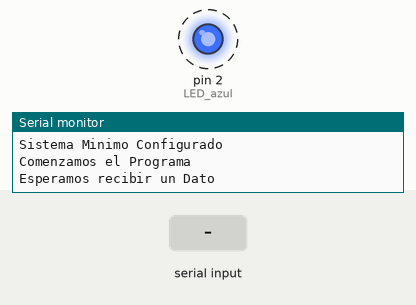
Recording of a sketch running on a simulated Arduino Uno, built with avr-gcc and run on an emulated ATmega328P. On the bench: output pins drawn as LEDs (lit = HIGH), the last lines printed to the serial monitor. Dashed ring = blinking. Inputs (shaded band) come from the test bench.

Above: at 2.6 s.
At 18.0 s:
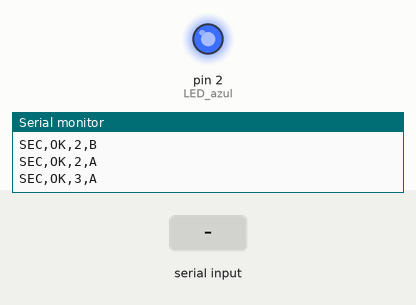
18.1 s: "D4\n" received over Serial
40.1 s: "1\n" received over Serial
58.5 s: "90,45\n" received over Serial
Timing chart, 0 to 61.5 s (numbered marks = the images above; inputs shaded):
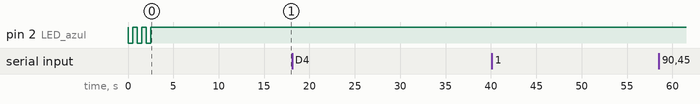

Measured:
- by itself, pin 2 (LED_azul): alternates HIGH for 0.50 s and LOW for 0.50 s, 6 changes in all, then stays HIGH

The sketch:

Plantilla_HardwareSoft.ino
```cpp
//****************************
//1. Librerias

  //****************************
//2.  Definicion de Pinout
  //      Las Etiquetas para los pinout son los que comienzan con GPIO
  //      Es decir, si queremos activar la salida 1, tenemos que buscar la referencia GPIO 1, Pero solomante Escribir 1 sin "GPIO"
  //      NO tomar como referencia las etiquetas D1.

  //    - 2.1 Definicion de etiquetas para las Entradas.

  #define PB_ENTER 0

  //    - 2.2 Definicion de etiquetas para las Salidas.
  #define LED_azul 2               // Led Por defecto embebido con la Placa GPIO 2 "D4"

  // #define xxxxx 3
  // #define xxxxx 4
  // #define xxxxx 5

  //      - 2.3 Modulo de xxx

  //****************************
  //    - 2.4. Constantes
  #define RF95_FREQ 915.0


  //****************************
//3. Variables Globales.
  //   -3.1 Variables para las Interrupciones
    String        inputString;           // Buffer recepcion Serial.
    String        funtion_Mode;          // Tipo de funcion para ejecutar.
    String        funtion_Number;        // Numero de funcion a EJECUTAR.
    String        funtion_Parmeter1;     // Parametro 1 de la Funcion.
    String        funtion_Parmeter2;     // Parametro 2 de la Funcion.
    String        funtion_Parmeter3;     // Parametro 3 de la Funcion.
    String        funtion_Parmeter4;      // Parametro para las Funciones remotas.
    String        function_Remote;
    String        function_Enable;
    volatile int  x1=0;
    volatile int  x2=0;
    volatile int  x3=0;
    volatile int  x4=0;
  //    -3.2 Variables Globales para Las Funciones.
    bool    inicio= false;
    bool    codified_funtion = true;
    bool    flag_ISR_stringComplete = false;
    bool    flag_F_codified_funtion = false;


//4. Instancias de Clases de Librerias Incluidas.
//5. Funciones ISR.
  //-5.1 Serial Function.
    void serialEvent (){
      while (Serial.available()) {
        // get the new byte:
        char inChar = (char)Serial.read();
        // add it to the inputString:
        inputString += inChar;
        // if the incoming_function character is a newline, set a flag so the main loop can
        // do something about it:
        if (inChar == '\n') {
          flag_ISR_stringComplete = true;
          flag_F_codified_funtion=false;
        }
      }
    }
void setup() {
//1.  Configuracion de Puertos.
  //****************************
  //    1.1 Configuracion de Salidas:
  pinMode(LED_azul, OUTPUT);

  //    1.2 Configuracion de Entradas
  //****************************
  //****************************
//2.  Condiciones Iniciales.
  //    2.1 Estado de Salidas.
  digitalWrite(LED_azul, HIGH);
  //****************************
  //    2.2 Valores y Espacios de Variables
  inputString.reserve(200);         // reserve 200 bytes for the inputString:
  inicio = true;
  //****************************
// 3. Configuracion de Perifericos:
  //    - 3.1 Initialize serial communication at 9600 bits per second:
  Serial.begin(9600);
 //****************************
  //    - 3.2 Interrupciones Habilitadas.
  //interrupts ();

  //****************************
// 4. Sitema Minimo Configurado.
  Serial.println("Sistema Minimo Configurado");

  //****************************
// 5. Configuracion de DEVICE externos
  //    5.1 Configuracion xxx
  //****************************
  //    5.1.2 INIT. RF95
}

void loop() {
//1. Mensaje de Bienvenida Para Comprobar el Sistema minimo de Funcionamiento.
  while (inicio){
    welcome();
    led_Monitor(2);
  }
//2. Decodificar Funcion
  if(flag_ISR_stringComplete){
    decodificar_solicitud();
  }
//3. Ejecutar Funcion
  if(codified_funtion){
    ejecutar_solicitud();
    // 3.1 Desactivar Banderas.
    codified_funtion=false;
  }
  funcion_predeterminada();
}
//    Funciones de Logic interna del Micro.
void welcome(){
  // Deshabilitamos Banderas
    inicio=false;
    Serial.println("Comenzamos el Programa");
    Serial.println("Esperamos recibir un Dato");
}
void led_Monitor(int repeticiones){
  // Deshabilitamos Banderas
  int repetir=repeticiones;
  for (int encender=0; encender<=repetir; ++encender){
    digitalWrite(LED_azul, LOW);   // Led ON.
    delay(500);                    // pausa 1 seg.
    digitalWrite(LED_azul, HIGH);    // Led OFF.
    delay(500);                    // pausa 1 seg.
  }
}
void decodificar_solicitud(){
  // Deshabilitamos Banderas
  flag_ISR_stringComplete=false;
  codified_funtion=true;
  Serial.println(inputString);         // Pureba de Comunicacion Serial.
  funtion_Mode=inputString.substring(0,1);
  funtion_Number=inputString.substring(1,2);
  funtion_Parmeter1=inputString.substring(2,3);
  funtion_Parmeter2=inputString.substring(3,4);
  inputString="";
  Serial.println("funcion: " + funtion_Mode);
  Serial.println("Numero: " + funtion_Number);
  Serial.println("Parametro1: " + funtion_Parmeter1);
  Serial.println("Parametro2: " + funtion_Parmeter2+ "\n");
  //Serial.println("Numero de funcion: ")

}
//    Funciones de dispositivo externos.

// Funciones Seleccionadas para Ejecutar.
void f1_Destellos (int repeticiones, int tiempo){
  int veces=repeticiones;
  int retardo=tiempo*100;
  Serial.println("Ejecutando F1.. \n");
  for(int repetir=0; repetir<veces; ++repetir){
    delay(retardo);                  // pausa 1 seg.
    digitalWrite(LED_azul, LOW);     // Led ON.
    delay(retardo);                  // pausa 1 seg.
    digitalWrite(LED_azul, HIGH);    // Led OFF.
  }
}
void f2_serial_Enviar(){
  // Deshabilitamos Banderas
  Serial.println("hola");         // Pureba de Comunicacion Serial.
}
// Ultima Funcxion
void ejecutar_solicitud(){
  // Deshabilitamos Banderas
  if (funtion_Number=="1"){
    int x1=funtion_Parmeter1.toInt();
    int x2=funtion_Parmeter2.toInt();
    Serial.println("funion Nº1");
    f1_Destellos(x1,x2);
  }
  if (funtion_Number=="2"){
    Serial.println("funion Nº2");
  }
  if (funtion_Number=="3"){
    Serial.println("funion Nº3");
  }
  else{
    Serial.println("Ninguna Funcion");
  }
}
void funcion_predeterminada(){

  Serial.println("SEC,NOK,1,A");
  delay(1000);
  Serial.println("SEC,NOK,2,A");
  delay(1000);
  Serial.println("SEC,NOK,1,B");
  delay(1000);
  Serial.println("SEC,NOK,2,B");
  delay(1000);
  Serial.println("SEC,NOK,2,A");
  delay(1000);
  Serial.println("SEC,NOK,3,A");
  delay(1000);
  Serial.println("SEC,NOK,2,B");
  delay(1000);
  Serial.println("SEC,NOK,4,A");
  delay(1000);
  Serial.println("SEC,NOK,2,B");
  delay(1000);
  Serial.println("SEC,NOK,3,A");


  Serial.println("SEC,OK,1,A");
  delay(1000);
  Serial.println("SEC,OK,2,A");
  delay(1000);
  Serial.println("SEC,OK,1,B");
  delay(1000);
  Serial.println("SEC,OK,2,B");
  delay(1000);
  Serial.println("SEC,OK,2,A");
  delay(1000);
  Serial.println("SEC,OK,3,A");
  delay(1000);
  Serial.println("SEC,OK,2,A");
  delay(1000);
  Serial.println("SEC,OK,4,A");
  delay(1000);
  Serial.println("SEC,OK,2,A");
  delay(1000);
  Serial.println("SEC,OK,3,A");

}
```
